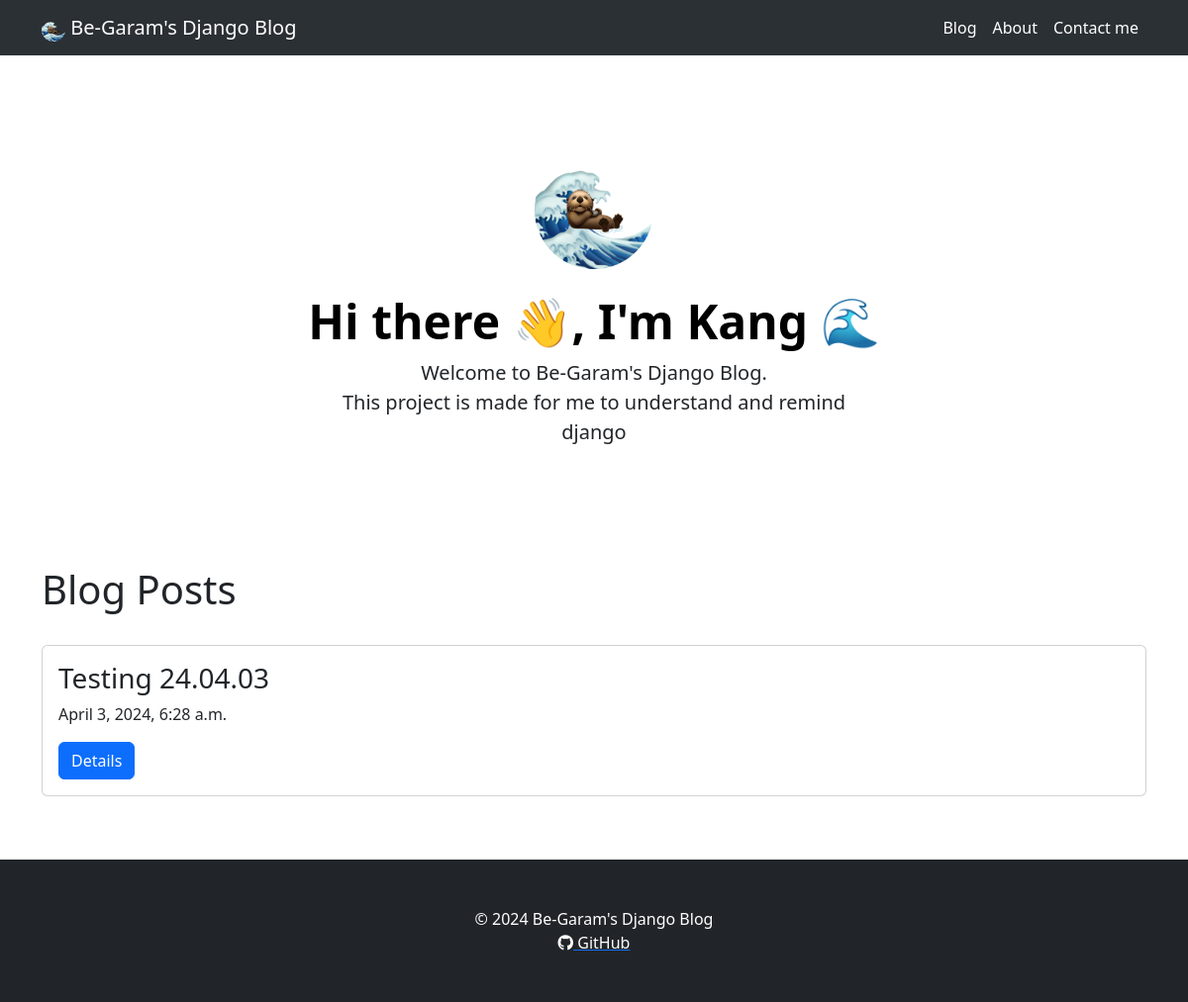
The app's page /, older data.
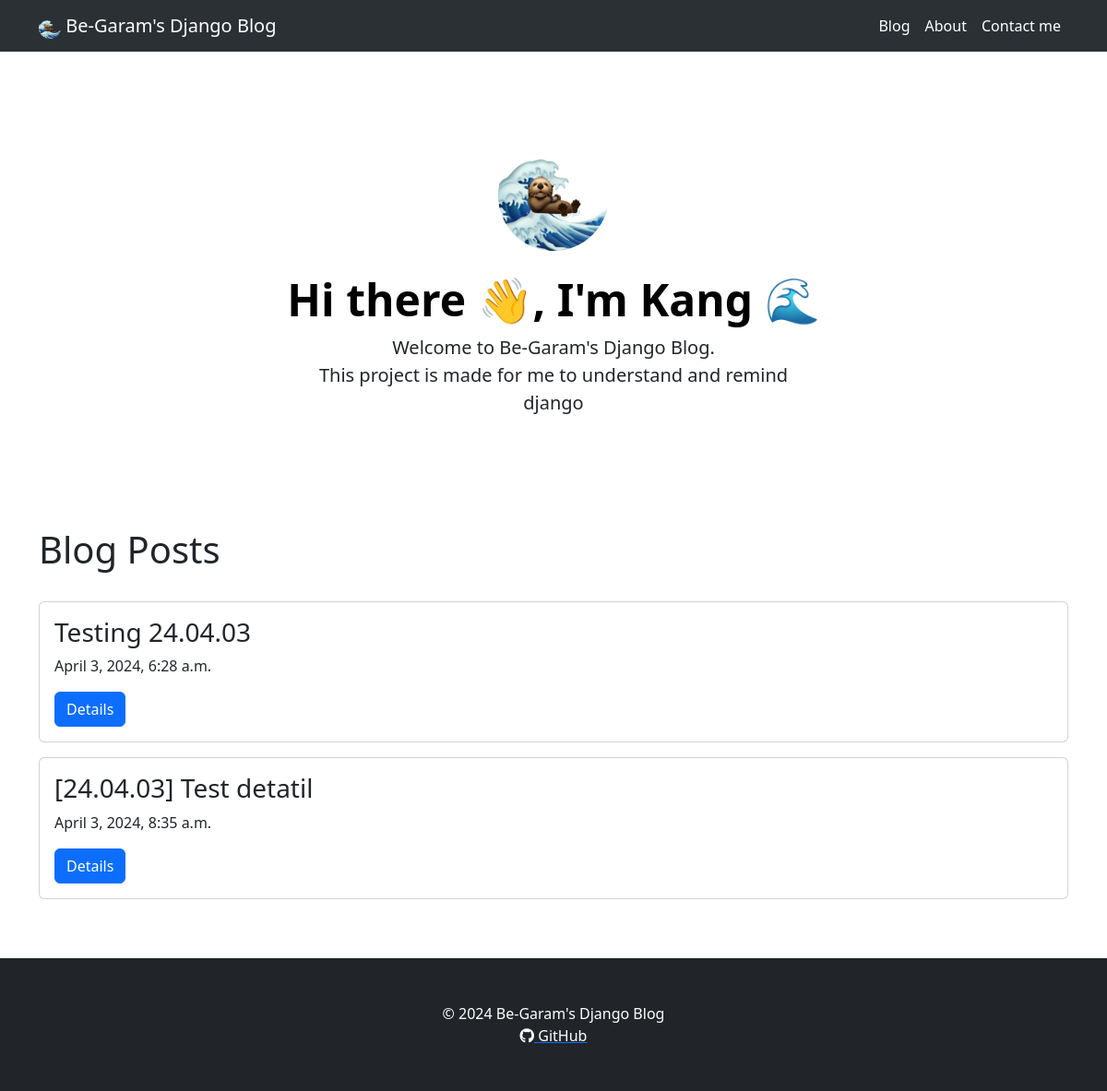
The same page, newer data.
### blog/models.py (models this page shows, shortened)
class Post(models.Model):
    title = models.CharField(max_length=200)
    content = models.TextField()
    date_posted = models.DateTimeField(default=timezone.now)
    categories = models.ManyToManyField(Category, related_name='posts')

### blog/views.py (the view)
# urls.py: path('', views.PostListView.as_view(), name='post_list'),
class PostListView(generic.ListView):
    model = Post
    template_name = 'blog/post_list.html'
    context_object_name = 'posts'
    ordering = ['date_posted']

### blog/templates/blog/post_list.html (shortened to what this page needs)
{% load static %}
<!DOCTYPE html>
<html>
    <head>
        <link rel="stylesheet" href="{% static 'css/bootstrap.min.css' %}", type="text/css">
    </head>
    <body>
        <nav class="navbar sticky-top bg-body-tertiary" data-bs-theme="dark">
            <div class="container">
                <a class="navbar-brand me-lg-auto" href="./post_list.html">
                    <img src="{% static 'assesst/logo.png' %}" width="24" height="24">
                    Be-Garam's Django Blog
                </a>
                <ul class="nav col-12 col-lg-auto mb-2 justify-content-end mb-md-0">
                    <li><a href="./post_list.html" class="nav-link px-2 link-body-emphasis">Blog</a></li>
                    <li><a href="./about.html" class="nav-link px-2 link-body-emphasis">About</a></li>
                    <li><a href="./contact.html" class="nav-link px-2 link-body-emphasis">Contact me</a></li>
                </ul>
            </div>
        </nav>
        <div class="container">
            <div class="px-4 py-5 my-5 text-center">
                <img class="d-block mx-auto mb-4" src="{% static 'assesst/logo.png' %}" alt="" width="120" height="120">
                <h1 class="display-5 fw-bold text-body-emphasis">Hi there 👋, I'm Kang 🌊 </h1>
                <div class="col-lg-6 mx-auto">
                <p class="lead mb-4">Welcome to Be-Garam's Django Blog.</br> This project is made for me to understand and remind django</p>
                </div>
            </div>
            <h1>Blog Posts</h1>
            <div class="row mt-3 mb-5">
                <div class="blog-list">
                    {% for post in posts %}
                    <div class="post card raw my-3">
                        <div class="card-body">
                        <h3 class="card-title">{{post.title}}</h3>
                        <p class="card-text">{{post.date_posted}}</p>
                        <a href="{% url 'blog:post_detail' post.id %}" class="btn btn-primary">Details</a>
                        </div>
                    </div>
                    {% endfor %}
                </div>
            </div>
        </div>
        <footer class="py-5 bg-dark">
            <div class="container">
                <p class="m-0 text-center text-white">© 2024 Be-Garam's Django Blog</p>
                <a href="https://github.com/be-garam">
                    <p class="m-0 text-center text-white"><i class="fa-brands fa-github"></i> GitHub</p>
                </a>
            </div>
        </footer>
    </body>
</html>

Row changes from the older to the newer data that the page shows:
added Post: title "[24.04.03] Test detatil", date_posted "April 3, 2024, 8:35 a.m."
